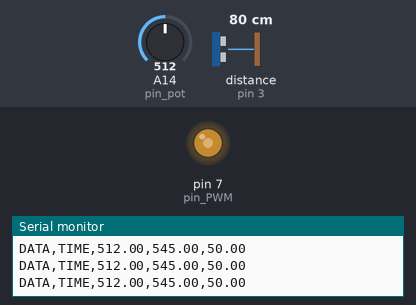
A sketch run on a simulated Arduino Mega 2560, built with avr-gcc and run on an emulated ATmega2560. On the bench: output pins drawn as LEDs (lit = HIGH), the last lines printed to the serial monitor. The test bench sets the inputs (shaded band); at power-on: A14 (pin_pot) = 512, distance to the obstacle (sensor on pin 3) 80 cm. The echo pulse lasts 58.3 µs per cm.

Above: at 1.7 s.
1.8 s: A14 (pin_pot) set to 716
At 2.4 s:
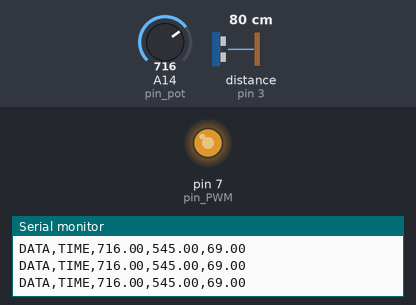
3.3 s: A14 (pin_pot) set to 900
At 3.7 s:
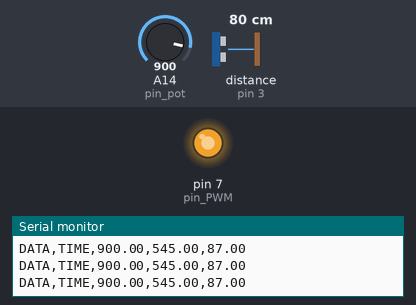
4.8 s: A14 (pin_pot) set to 122
At 6.2 s:
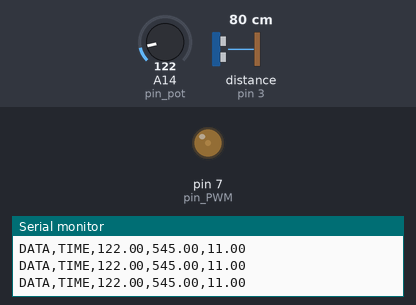
Timing chart, 0 to 7.8 s (numbered marks = the images above; inputs shaded):
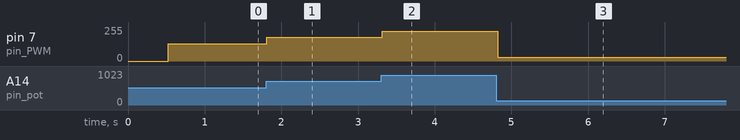

Measured:
- after the input at 1.8 s, pin 7 (pin_PWM): 128/255 → 179/255 at once
- after the input at 3.3 s, pin 7 (pin_PWM): 179/255 → 225/255 at once
- after the input at 4.8 s, pin 7 (pin_PWM): 225/255 → 30/255 at once

The sketch:

malha_Aberta.ino
```cpp
//------------------LAB INTEGRADOR LAVRAS MG-------------------------------
//Carrega a biblioteca do sensor ultrassonico
#include <Ultrasonic.h>

//Define the pins to configuration
#define pin_trigger    2      // the number of the pin of trigger
#define pin_echo       3      // the number of the pin of echo
#define pin_pot       A14     // the number of the pin of input to potentiometer
#define pin_PWM        7      // the number of the pin of output to driver
//#define pin_controler  8      // the number of the pin to inicialize controller


//Inicializa o sensor nos pinos definidos acima
Ultrasonic ultrasonic(pin_trigger, pin_echo);

double valor_pwm;
double valor_pwm_pc;
int t_delay = 100; //Delay to syncronism
double duty = 0; //duty-cycle MV(Manipulated Variable)
float potValue;


void setup()//Here your code execute once
{
  // set the digital pin as output for PWM:
  pinMode(pin_PWM, OUTPUT);

  //Setpoint
  pinMode(pin_pot, INPUT);


  Serial.begin(9600);// start serial communication with 9600 baudrate
  //It is important to see if the HC-05 Module is configured at this rate , if is not, change it configuration in AT mode,it has files on the project folder
  //with an detailed explanation
  delay(500);

  inicio();

}


void loop()//Here the codes runs continously
{
  //--------------Start PWM-------------------------
  potValue = analogRead(pin_pot);
  valor_pwm = map(analogRead(pin_pot), 0,1023, 0,256);
  valor_pwm_pc = map(valor_pwm, 0,256, 0,100);


  //---------------End PWM--------------------------

  //-----------Impressão Serial---------------------
  Serial.print("DATA,TIME,"); // inicia impressão de dados, sempre iniciando
  Serial.print(potValue); // valor setpoint
  Serial.print(",");
  Serial.print(distancia());
  Serial.print(",");
  Serial.println(valor_pwm_pc);
  //------------------End------------------
  //if(distancia() > 150){ // Condição de segurança para o nível não ultrapassar o máximo
  //    valor_pwm = 0;
  //  }
  analogWrite(pin_PWM, valor_pwm);

  delay(t_delay);

   /*
      Serial.print(distancia());//distancia PV (Process Variable)
      Serial.print("\t");
      Serial.print(sensorValue);
      Serial.print("\t");
      Serial.print(valor_pwm_pc);
      Serial.print("\n");
      delay(t_delay);
  */
}

float distancia(){
  //Le as informacoes do sensor
  float zero = 25.5;
  float cmMsec;
  float altura = 0;
  long microsec = ultrasonic.timing();
  cmMsec = ultrasonic.convert(microsec, Ultrasonic::CM);
  for(int i = 0; i<50; i++){
    altura = altura + cmMsec;
  }
  altura = abs((zero - (altura/50))*10);
  return altura;
}

void inicio(){
  int LABEL = 1;
  Serial.println("CLEARDATA"); // RESETAR COMUNICAÇÃO SERIAL
  Serial.println("LABEL,Hora,POTENCIOMETRO,DISTANCIA [mm],PWM"); // NOMEAR COLUNAS
}
```
